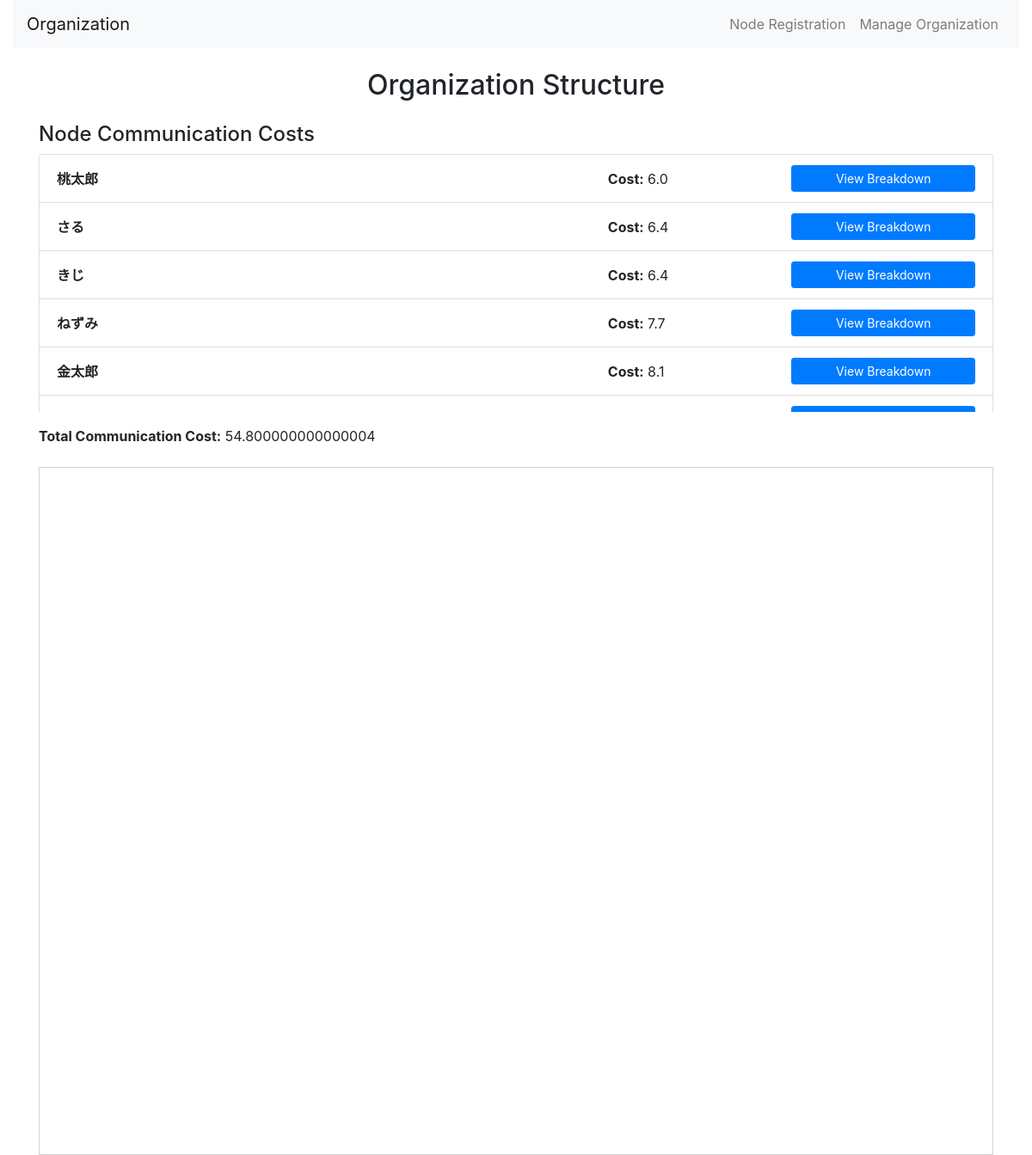
/nodecost/manage_organization/, run on the app's committed database.
### nodecost/models.py (models this page shows, shortened)
class Node(models.Model):
    title = models.CharField(
        max_length=255,
        verbose_name="Title"  # 管理画面でのラベル名
    )
    weight = models.DecimalField(
        max_digits=4,  # 最大桁数（例: 10.00）
        decimal_places=1,  # 小数点以下1桁
        default=1.0,  # デフォルト値
        verbose_name="Weight"
    )
    parent = models.ForeignKey(
        'self',  # 自己参照
        null=True,  # 親ノードが設定されていない場合を許容
        blank=True,  # 空白を許容
        on_delete=models.SET_NULL,  # 親ノード削除時にNULLに設定
        related_name="children",  # 子ノードへの逆参照名
        verbose_name="Parent Node"
    )
    cost = models.FloatField(
        default=0.0,  # デフォルト値
        verbose_name="Cost"
    )
    quantity = models.PositiveIntegerField(
        default=1,  # デフォルト値
        verbose_name="Quantity"  # 管理画面での表示名
    )

### nodecost/views.py (the view)
# urls.py: path('manage_organization/', views.manage_organization, name='manage_organization'),  # 組織構造ページ
@xframe_options_exempt
def manage_organization(request):
    coefficient = update_coefficient(request)
    nodes = Node.objects.all().order_by('-weight')
    cost_context = calculate_cost_context(nodes, coefficient)
    return render(request, 'nodecost/manage_organization.html', {
        'nodes': nodes,
        **cost_context,
    })

### nodecost/templatetags/custom_filters.py (called while the page is built)
@register.filter
def get_item(dictionary, key):
    if isinstance(dictionary, dict):
        return dictionary.get(key, "")
    return ""

### nodecost/views.py (called while the page is built)
def update_coefficient(request):
    try:
        if request.method == 'POST' and 'coefficient' in request.POST:
            coefficient = Decimal(request.POST.get('coefficient', DEFAULT_COEFFICIENT))
            request.session['coefficient'] = float(coefficient)
        else:
            coefficient = Decimal(request.session.get('coefficient', DEFAULT_COEFFICIENT))
        logger.debug(f"Coefficient updated or retrieved: {coefficient}")
    except ValueError:
        logger.error("Invalid coefficient value in update_coefficient.")
        coefficient = DEFAULT_COEFFICIENT
    return coefficient

def get_root(node):
    while node.parent:
        node = node.parent
    return node

def calculate_cost_context(nodes, coefficient):
    individual_costs = calculate_individual_communication_cost(nodes, coefficient)
    detailed_costs = calculate_detailed_costs(nodes, coefficient)
    total_cost = sum(individual_costs.values())
    logger.debug(f"Total communication cost: {total_cost}")
    return {
        'individual_costs': individual_costs,
        'detailed_costs': detailed_costs,
        'total_cost': total_cost,
        'coefficient': coefficient,
    }

### nodecost/templates/nodecost/manage_organization.html (shortened to what this page needs)
{% extends "base.html" %}
{% load static %}
{% load custom_filters %}
{% block content %}
<div class="container mt-4">
    <h2 class="text-center mb-4">Organization Structure</h2>
    <div class="mb-4">
        <h4>Node Communication Costs</h4>
        <div class="list-group" style="max-height: 300px; overflow-y: auto;">
            {% for node in nodes %}
            <div class="list-group-item">
                <div class="d-flex justify-content-between align-items-center">
                    <div style="width: 60%;">
                        <strong>{{ node.title }}</strong>
                    </div>
                    <div style="width: 20%;">
                        <span><strong>Cost:</strong> {{ individual_costs|get_item:node.id }}</span>
                    </div>
                    <button class="btn btn-sm btn-primary" style="width: 20%;" onclick="toggleBreakdown({{ node.id }})">
                        View Breakdown
                    </button>
                </div>
            </div>
            {% endfor %}
        </div>
        <div class="mt-3">
            <strong>Total Communication Cost:</strong> {{ total_cost }}
        </div>
    </div>
    <div id="organization-container" style="width:100%; height:800px; border:1px solid lightgray;"></div>
</div>
{% endblock %}

### static/nodecost/style.css (style rules this page uses)
#organization-container { position: relative; width: 100%; height: 800px; }

### data on the page
Node: title "桃太郎", id "6.0"
Node: title "さる", id "6.4"
Node: title "きじ", id "6.4"
Node: title "ねずみ", id "7.7"
Node: title "金太郎", id "8.1"

### other printed values
{{ total_cost }} "54.800000000000004"
